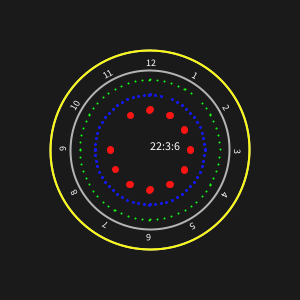
Frame 1 (no input)
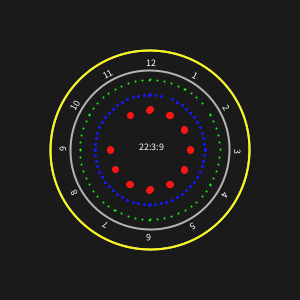
Frame 60 (the mouse pressed at the canvas centre just before this capture)
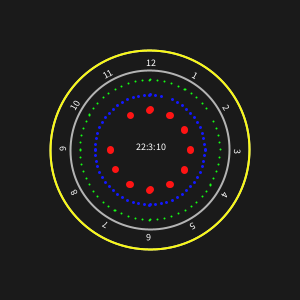
Frame 120 (the mouse held since frame 60 and released just before this capture)

The Processing sketch that drew these frames (run headless with seeded random() and noise(); from frame 60 on, the mouse is pressed at the canvas centre):

// Processing sketch: SimplePointClock
// ── SimplePointClock.pde
//Point Clock with 24-hour Digital Clock Designed by Chang-Long Kao
//Processing 3.4 (Java mode)

//constant
float tau = TWO_PI;
float rc = 230; //clock circle
float rco = 200;//clock circle
float rci = 160;//clock circle

float rs = 70; //radius for second
float rm = 55; //radius for minute
float rh = 40; //radius for hour

//start with void setup()
void setup()
{
  size(300,300);
  noFill();
  background(0, 0, 0, 200);
}//End of void setup()

//start with void draw()
void draw()
{
  //translate to the center
  // rotate -tau/4 to start at 12
  
  background(26);
  translate(width/2, height/2);

  
  text(nf(hour()) + ":" + nf(minute()) + ":" + nf(second()), 0,0); 

  rotate(-tau/4);
  
  ////map concept
  //float s = map(second(), 0, 60 , 0 ,tau); 
  //float m = map(minute(), 0, 60 , 0 ,tau); 
  //float h = map(hour()%12, 0, 12 , 0 ,tau);  
  
  //float sx = rs *cos(s);
  //float sy = rs *sin(s);
  //float mx = rm *cos(m);
  //float my = rm *sin(m);
  //float hx = rh *cos(h);
  //float hy = rh *sin(h);
  strokeWeight(2);

  stroke(200,200,200);
  ellipse(0,0,rco,rco); //clock circle
   stroke(180,180,180);
  ellipse(0,0,rci,rci); //clock circle
  stroke(250,250,20);
  ellipse(0,0,rco,rco); //clock circle
  
  //similar map concenpt to draw point
  //points for (second: tau /60, minute: tau/60, hour(12-hour): tau/12)
  //location of point using sin and cos coordination transformation 
  for (int i = 0; i<60; i++) 
  {
    strokeWeight(2);
    if (i == second()) 
    {
      //fill(0);
      stroke(26);
    }
    else 
    {
      //fill(255);
      stroke(20, 255, 20);
    }
  float sx = rs *cos(i*tau/60);
  float sy = rs *sin(i*tau/60);
    point(sx,sy);
  }

    for (int i = 0; i<60; i++) 
  {
    strokeWeight(3);
    if (i == minute()) 
    {
      //fill(0);
      stroke(26);
    }
    else 
    {
      //fill(255);
      stroke(20, 25, 255);
    }
  float mx = rm *cos(i*tau/60);
  float my = rm *sin(i*tau/60);
    point(mx,my);
  }
  
      for (int i = 0; i<12; i++) 
  {
    strokeWeight(7);
    if (i == abs(hour()%12)) 
    {
      //fill(0);
      stroke(26);
    }
    else 
    {
      //fill(255);
      stroke(255, 20, 20);
    }
  float hx = rh *cos(i*tau/12);
  float hy = rh *sin(i*tau/12);
    point(hx,hy);
  }
  
  pushMatrix();
  //set up number
  rotate(tau/4);
  textSize(10);
  textAlign(CENTER);
  stroke(0);
  strokeWeight(4);
  for(int i = 1; i <= 12; i++)
  {
    rotate(PI/6);
    text(i, 0, -85);
    
  //set up incator bar if you want  
  //pushMatrix();
  //stroke(0,255,0);
  //strokeWeight(0.2);
  //for(int j = 0; j < 5; j++)
  //{   
  // if(j == 0)
  // {
  //  line(0, 60, 0, 65);
  // }
  // else
  // {
  //  line(0, 60, 0, 65);
  // }
  //  rotate(PI/30);
  // } 
  // popMatrix();  
  
   }//End of number
  // strokeWeight(8);
  //for(int i = 10; i <= 60; i=i+10)
  //{
  //  rotate(PI/3);
  //  text(i, 0, -105);
    
  
  // }//End of number
   popMatrix(); //End of number
 
}//End of void draw()
//EOF
